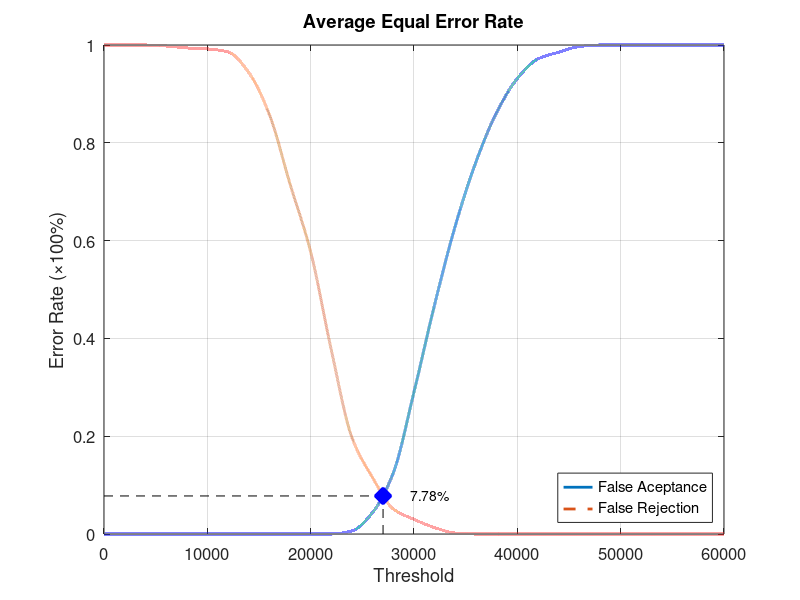
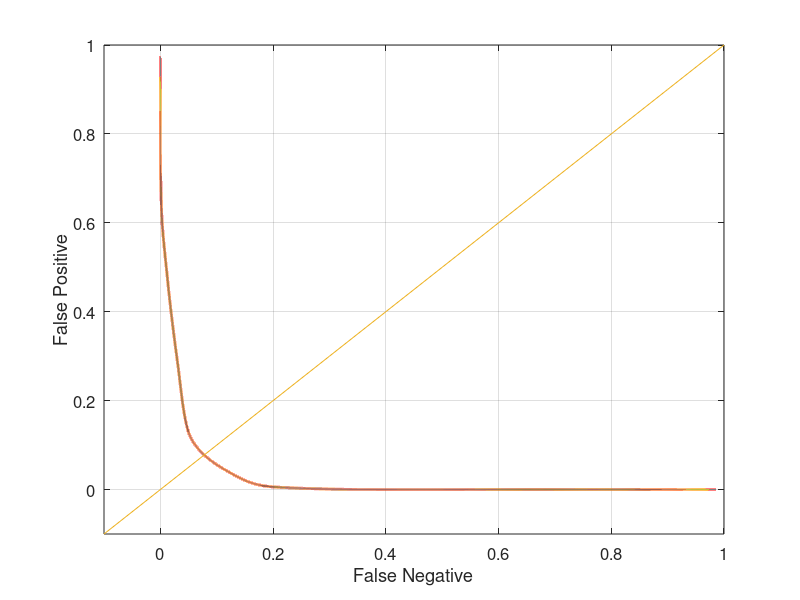

The MATLAB script that drew these images, in order:
function yEER = Database3Average
close all;
clear;
clc;
x = 0:2000:60000;
xq = 0:0.5:60000;

y0 = [0 0 0 0 0 0 0 0 0 0 0 0 0.00631579 0.0442105 0.125263 0.290526 0.469474 0.630526 0.761053 0.862105 0.931579 0.971579 0.985263 0.996842 1 1 1 1 1 1 1];
yy0 = interp1(x, y0, xq, 'pchip');
y1 = [1 1 1 0.998 0.994 0.992 0.986 0.944 0.858 0.716 0.577 0.376 0.197 0.115 0.051 0.03 0.013 0.002 0 0 0 0 0 0 0 0 0 0 0 0 0];
yy1 = interp1(x, y1, xq, 'pchip');

% Calculating EER: 
y2 = abs(y0 - y1);
find(y2 == min(y2))
yy2 = abs(yy0 - yy1);
xEER = find(yy2 == min(yy2));
xEERIndex = xq(xEER) % X-axis EER
yEER = yy0(xEER) % Y-axis EER

main = figure
plot(xq, yy0,'-','LineWidth', 2);	hold on
plot(xq, yy1,'--','LineWidth', 2);	hold on
plot([xEERIndex xEERIndex], [0 yEER], 'k--');	hold on
plot([0 xEERIndex], [yEER yEER], 'k--');	hold on
plot(xEERIndex, yEER, 'bx', 'LineWidth', 10);	hold on
text(xEERIndex + 10 * xEERIndex / 100, yEER, [num2str(round((10000 * yEER)) / 100) '%'])
legend('False Aceptance', 'False Rejection', 'Location', 'SouthEast')
xlabel('Threshold')
ylabel('Error Rate (\times100%)')
title('Average Equal Error Rate')
set(gca, 'FontSize', 12)
axis([0 60000 0 1])
grid on

print(main, 'Database3AverageMain', '-dpng');
FNRxFPR = figure('Color', [1 1 1]);
plot(yy1, yy0, '-', yy1, yy0, 'LineWidth', 2);
hold on
y = -0.1:0.1:1
plot(y, y); 
set(gca, 'FontSize', 12)
xlabel('False Negative')
ylabel('False Positive')
axis([-0.1 1 -0.1 1])
set(gca, 'FontSize', 12)
grid on

print(FNRxFPR, 'Database3AverageFNRxFPR','-dpng');
end
